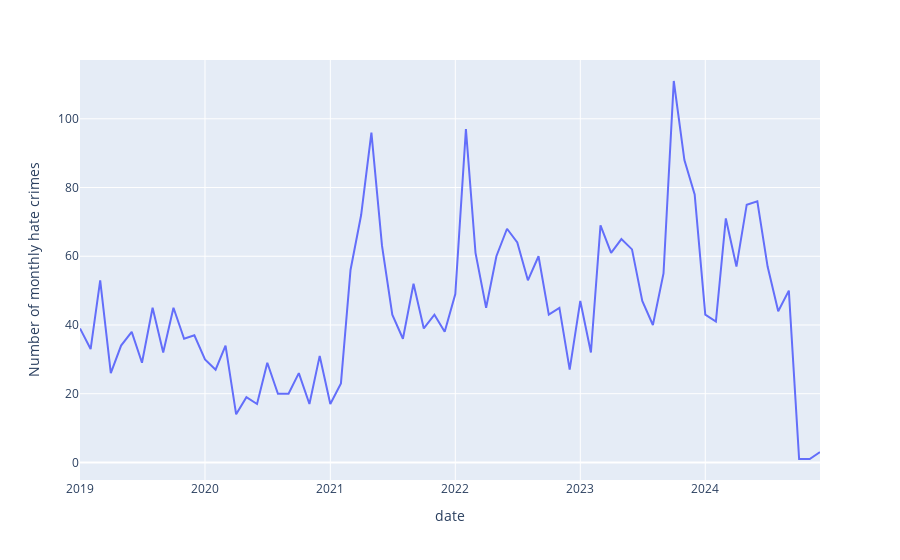

The notebook cell saved with this chart:
### Markdown cell above
We got the whole dataset!

### Code cell
year_col = 'complaint_year_number'
month_col = 'month_number'
id_col = 'full_complaint_id'
plot_hate_crimes(whole_dataset,year_col,month_col,id_col)
